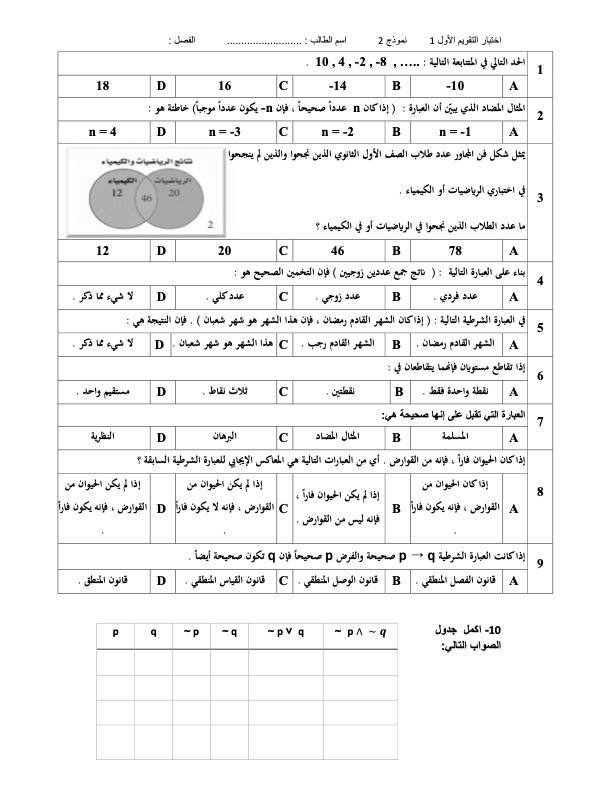
#> input picture data/test1-blank.jpg, 612 x 792 px, found by its file name
$ python test2.py
#> lines starting #> are read from the running program, lines starting #| are printed output that depends on the picture; after the words box and inside, x2 and y2 are one past the last pixel; in counts of white or black regions, pixels touching at a corner belong together
import cv2
from imutils.perspective import four_point_transform
from imutils import contours
import numpy as np
import imutils
from matplotlib import pyplot as plt
import random

def showImage(name, image):
    cv2.imshow(name, image)
    cv2.waitKey(0)
    cv2.destroyAllWindows()
    cv2.waitKey(1)

def random_color():
    red = random.randint(10, 255)
    green = random.randint(10, 255)
    blue = random.randint(10, 255)

    # randomly zero out one of the colors
    color = random.randint(0, 2)
    if color == 0:
        red = 0
    elif color == 1:
        green = 0
    else:
        blue = 0
    print(red, green, blue)
    return (red, green, blue)


# Read the image:
test1_blank = cv2.imread(
    "/Users/quseasaif/Documents/Misk Data Science/Capstone/AutoGrade/data/test1/test1-blank.jpg"
)
#> test1_blank is the input picture: shape (792, 612, 3); min 0, max 255, mean 242.7
gray = cv2.cvtColor(test1_blank, cv2.COLOR_BGR2GRAY)
blurred = cv2.GaussianBlur(gray, (5, 5), 0)
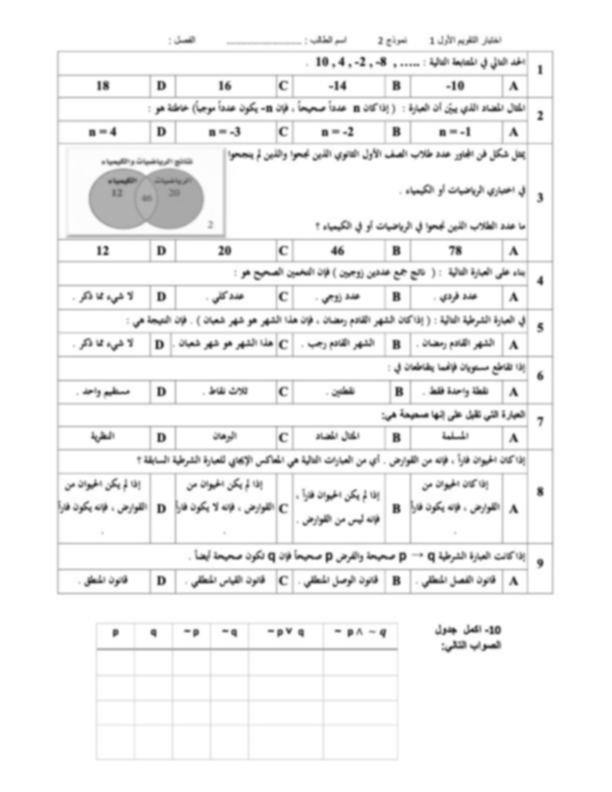
#> blurred: shape (792, 612); min 36, max 255, mean 242.7
edged = cv2.Canny(blurred, 75, 200)
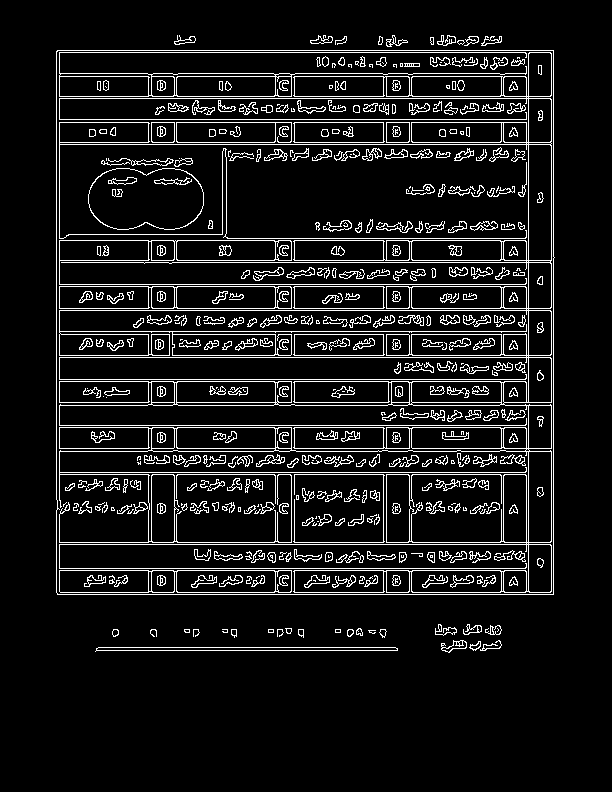
#> edged: shape (792, 612); 9.1% white in thin lines or dots, all inside (x1, y1, x2, y2) = (56, 35, 555, 653)

# find contours in the edge map, then initialize
# the contour that corresponds to the document
cnts = cv2.findContours(edged.copy(), cv2.RETR_EXTERNAL, cv2.CHAIN_APPROX_SIMPLE)
#> cnts = 34 contours, 12 with area under 20; largest, box (x1, y1, x2, y2) and area: (56, 50, 555, 595) 270357, (95, 647, 398, 652) 900, (441, 640, 467, 653) 146, (310, 35, 333, 44) 90, (174, 35, 196, 45) 80
cnts = imutils.grab_contours(cnts)
docCnt = None
# ensure that at least one contour was found
if len(cnts) > 0:
    # sort the contours according to their size in
    # descending order
    cnts = sorted(cnts, key=cv2.contourArea, reverse=True)
    # loop over the sorted contours
    for c in cnts:
        # approximate the contour
        peri = cv2.arcLength(c, True)
        approx = cv2.approxPolyDP(c, 0.02 * peri, True)
        # if our approximated contour has four points,
        # then we can assume we have found the paper
        if len(approx) == 4:
            docCnt = approx
            break
#> this loop made 1 pass
#> (peri, docCnt) on pass 1: (2082.5, [[57, 50], [57, 594], [553, 594], [553, 50]])

# apply a four point perspective transform to both the
# original image and grayscale image to obtain a top-down
# birds eye view of the paper
paper = four_point_transform(test1_blank, docCnt.reshape(4, 2))
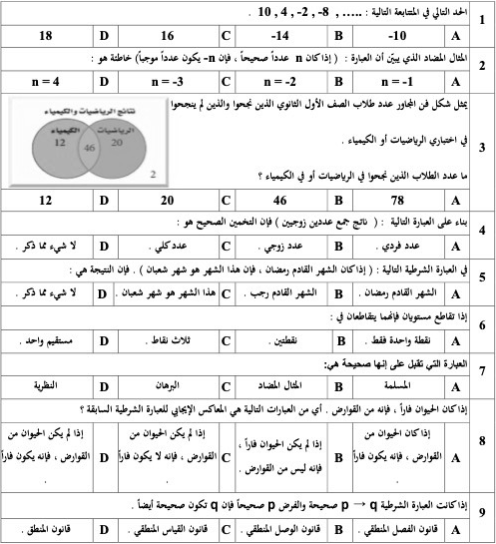
#> paper: shape (544, 496, 3); min 0, max 255, mean 234.6
warped = four_point_transform(gray, docCnt.reshape(4, 2))


# apply Otsu's thresholding method to binarize the warped
# piece of paper
thresh = cv2.threshold(warped, 0, 255, cv2.THRESH_BINARY_INV | cv2.THRESH_OTSU)[1]
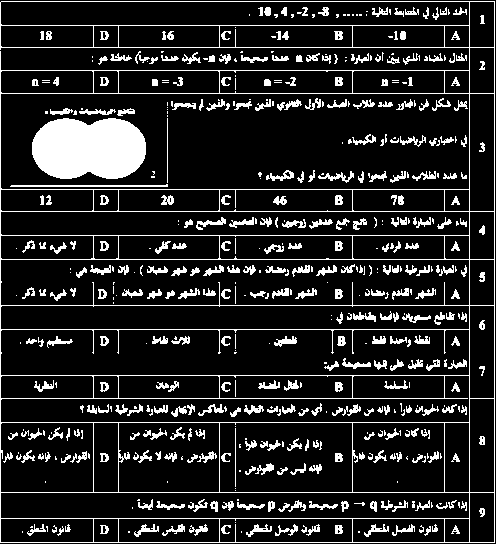
#> thresh: shape (544, 496); 14.2% white; 548 white regions (204 under 20 px)
showImage("thresh", thresh)

# find contours in the thresholded image, then initialize
# the list of contours that correspond to questions
cnts = cv2.findContours(thresh, cv2.RETR_EXTERNAL, cv2.CHAIN_APPROX_SIMPLE)
#> cnts = 41 contours, 23 with area under 20; largest, box (x1, y1, x2, y2) and area: (0, 1, 495, 543) 256468, (241, 55, 268, 63) 66, (110, 53, 132, 61) 55, (182, 52, 201, 64) 54, (272, 55, 289, 61) 42
cnts = imutils.grab_contours(cnts)
questionCnts = []
# loop over the contours
contours, hierarchy = cv2.findContours(thresh, 1, 2)
#> contours = 725 contours, 394 with area under 20; largest, box (x1, y1, x2, y2) and area: (0, 1, 495, 543) 256468, (0, 93, 470, 190) 45020, (0, 259, 470, 306) 21565, (0, 329, 470, 376) 21539, (0, 492, 470, 519) 12192
print("Number of contours detected:", len(contours))
#| Number of contours detected: 725
count = 0
for cnt in contours:
    x1, y1 = cnt[0][0]
    approx = cv2.approxPolyDP(cnt, 0.01 * cv2.arcLength(cnt, True), True)
    if len(approx) == 4:
        x, y, w, h = cv2.boundingRect(cnt)
        ratio = float(w) / h
        if w >= 100 and w <= 200 and h >= 10 and h <= 30:
            print("count", count)
            count += 1
            warped = cv2.drawContours(warped, [cnt], -1, random_color(), 3)
#> this loop made 725 passes
#> (x1, y1, approx, x, y, w, h, ratio) on pass 41: (118, 519, [[118, 519], [218, 518], [219, 541], [119, 542]], 118, 518, 102, 25, 4.08)
#> (cnt, x1, y1, approx, x, y, w, h) on pass 18: ([[31, 526], [30, 527], [32, 527], [32, 526]], 31, 526, [[32, 526], [31, 526], [30, 527], [32, 527]], 30, 526, 3, 2)
#| count 0
#| 226 0 204
#| count 1
#| 20 0 140
#| count 2
#| 113 0 210
#> (further printed lines are left out)
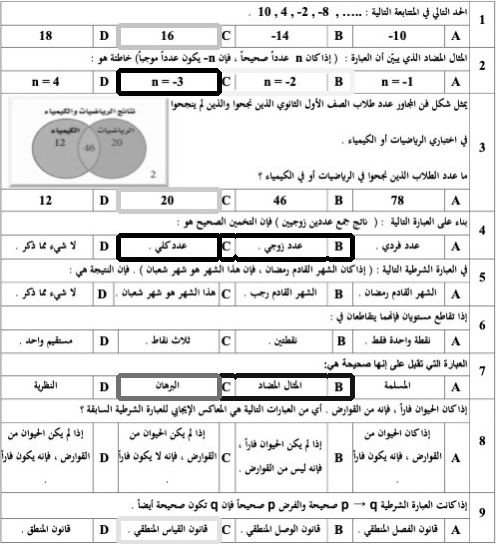
#> warped: shape (544, 496); min 0, max 255, mean 229.4
#> after the loop, count = 9


showImage("Shape", warped)

$ run again, with data/test2-blank.jpg copied over data/test1-blank.jpg
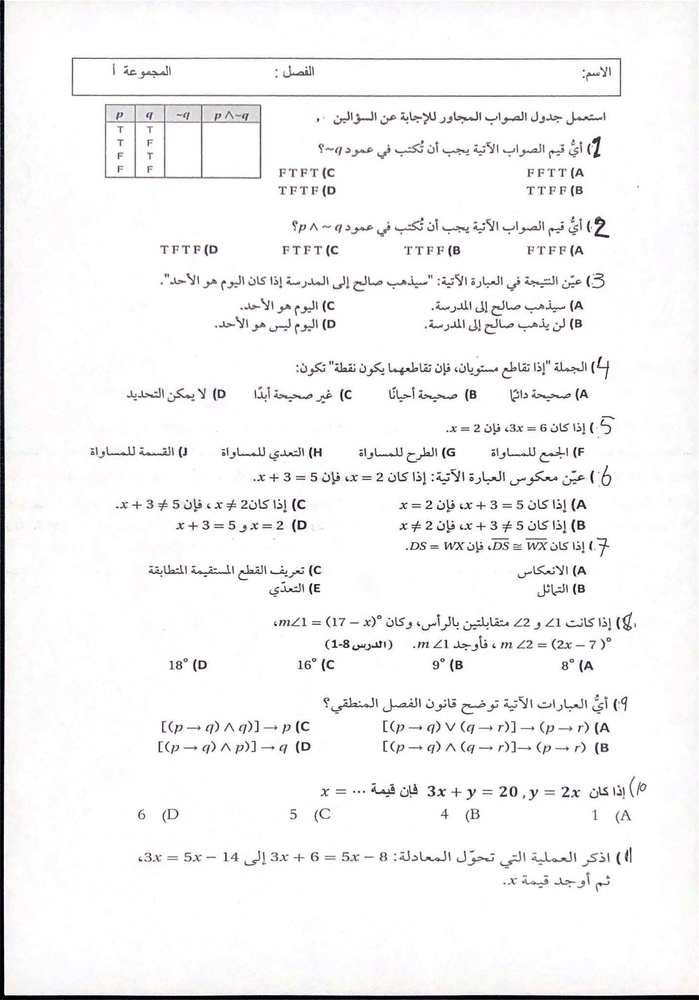
#> input picture data/test2-blank.jpg, 699 x 1000 px, shrunk from 1432 x 2048 before the run, found by its file name
#> test1_blank is the input picture: shape (1000, 699, 3); mean B, G, R 244.8, 244.4, 244.9
#> `edged = cv2.Canny(blurred, 75, 200)`:
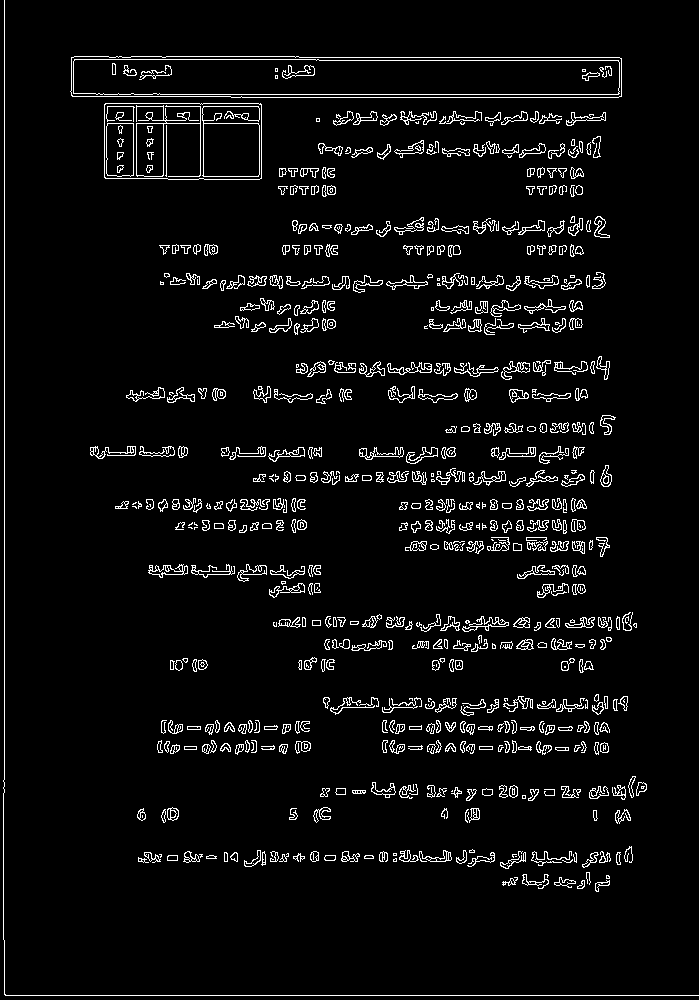
#> edged: shape (1000, 699); 4.9% white in thin lines or dots
#> `cnts = cv2.findContours(edged.copy(), cv2.RETR_EXTERNAL, cv2.CHAIN_APP..`: cnts = 596 contours, 203 with area under 20; largest, box (x1, y1, x2, y2) and area: (70, 56, 622, 98) 22039, (104, 103, 262, 180) 11858, (148, 564, 188, 578) 247, (462, 616, 509, 632) 231, (359, 447, 404, 460) 214
#> the loop `for c in cnts:` made 1 pass
#> (peri, docCnt) on pass 1: (1184.3, [[71, 57], [72, 96], [621, 96], [619, 57]])
#> `thresh = cv2.threshold(warped, 0, 255, cv2.THRESH_BINARY_INV | cv2.THR..`:
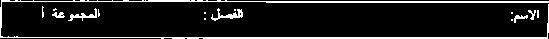
#> thresh: shape (39, 549); 11.3% white; 15 white regions (9 under 20 px)
#> `cnts = cv2.findContours(thresh, cv2.RETR_EXTERNAL, cv2.CHAIN_APPROX_SI..`: cnts = 15 contours, 9 with area under 20; largest, box (x1, y1, x2, y2) and area: (0, 0, 549, 39) 788, (211, 8, 243, 21) 96, (68, 8, 97, 21) 71, (52, 12, 65, 18) 34, (514, 15, 528, 23) 30, (528, 10, 536, 20) 20
#> contours = 17 contours, 11 with area under 20; largest, box (x1, y1, x2, y2) and area: (0, 0, 549, 39) 788, (211, 8, 243, 21) 96, (68, 8, 97, 21) 71, (52, 12, 65, 18) 34, (514, 15, 528, 23) 30, (528, 10, 536, 20) 20
#| Number of contours detected: 17
#> the loop `for cnt in contours:` made 17 passes
#> (x1, y1, approx, x, y, h, ratio) on passes 1, 2, 6, 7, 9, 11: (511, 19, [[511, 19], [511, 20], [512, 20], [512, 19]], 511, 19, 2, 1), (204, 18, [[204, 18], [204, 19], [205, 19], [205, 18]], 204, 18, 2, 1), (511, 12, [[511, 12], [511, 13], [512, 13], [512, 12]], 511, 12, 2, 1), (204, 12, [[204, 12], [204, 13], [205, 13], [205, 12]], 204, 12, 2, 1), (537, 10, [[537, 10], [537, 17], [538, 17], [538, 10]], 537, 10, 8, 0.25), (234, 9, [[234, 9], [234, 10], [235, 10], [235, 9]], 234, 9, 2, 1)
#> after the loop `for cnt in contours:`: count = 0

$ run again, with data/01-test1.jpg copied over data/test1-blank.jpg
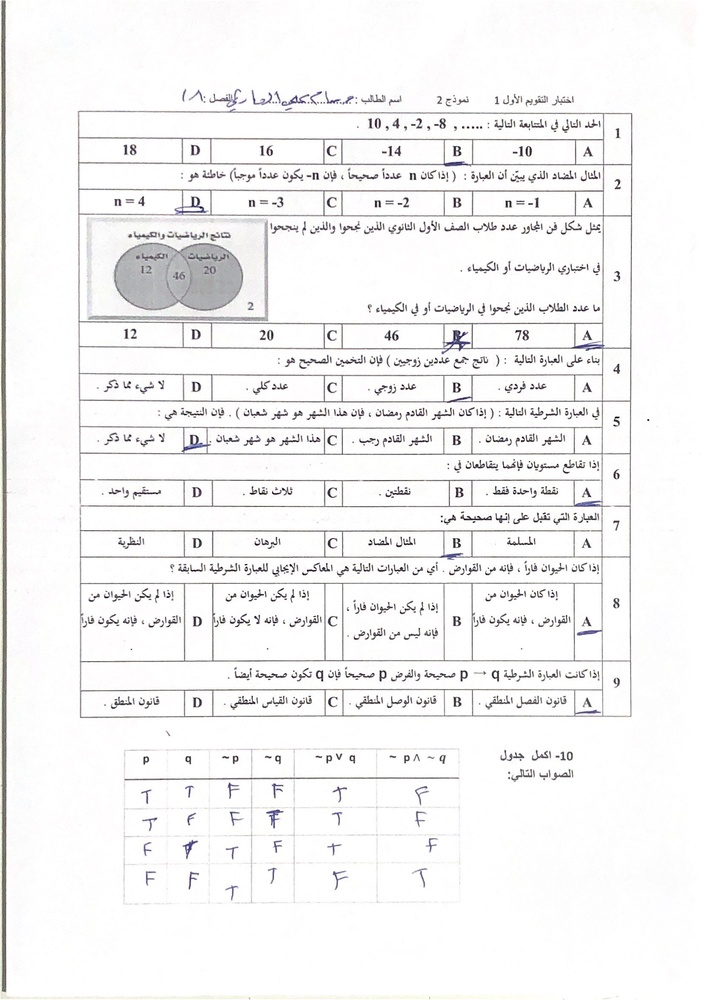
#> input picture data/01-test1.jpg, 705 x 1000 px, shrunk from 1659 x 2352 before the run, found by its file name
#> test1_blank is the input picture: shape (1000, 705, 3); mean B, G, R 243.4, 243.3, 243.7
#> `edged = cv2.Canny(blurred, 75, 200)`:
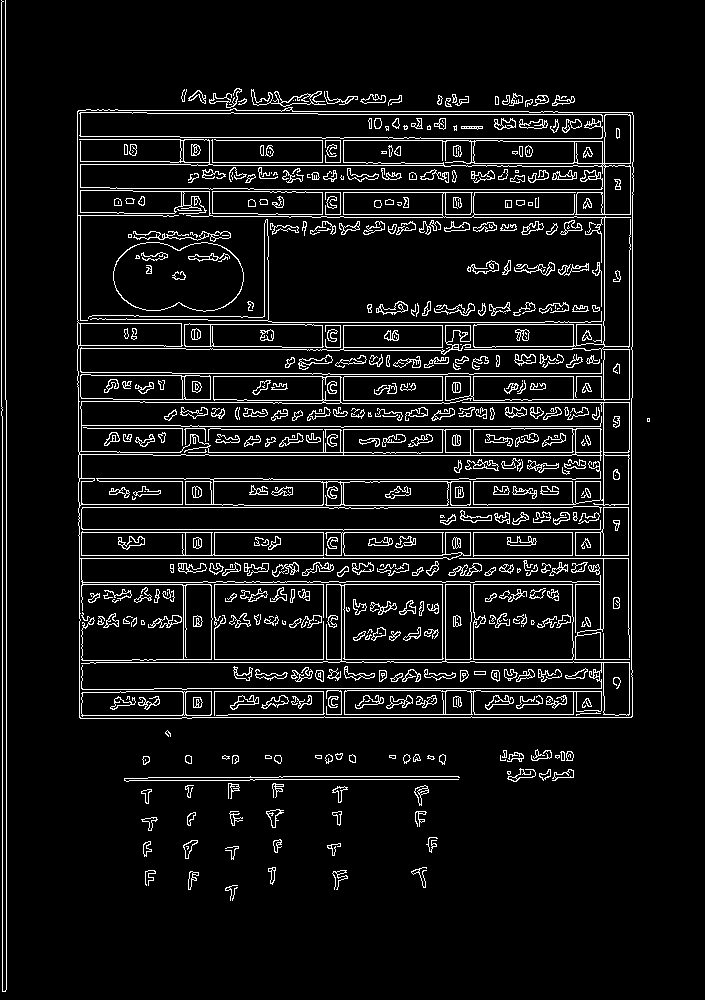
#> edged: shape (1000, 705); 7.7% white in thin lines or dots
#> `cnts = cv2.findContours(edged.copy(), cv2.RETR_EXTERNAL, cv2.CHAIN_APP..`: cnts = 77 contours, 30 with area under 20; largest, box (x1, y1, x2, y2) and area: (77, 107, 634, 719) 335836, (251, 89, 326, 107) 378, (266, 809, 284, 828) 124, (414, 785, 429, 806) 124, (360, 94, 386, 104) 114
#> the loop `for c in cnts:` made 1 pass
#> (peri, docCnt) on pass 1: (2357, [[78, 110], [79, 717], [631, 717], [632, 112]])
#> thresh: shape (607, 554); 16% white; 691 white regions (309 under 20 px)
#> `cnts = cv2.findContours(thresh, cv2.RETR_EXTERNAL, cv2.CHAIN_APPROX_SI..`: cnts = 42 contours, 20 with area under 20; largest, box (x1, y1, x2, y2) and area: (0, 0, 554, 607) 298880, (306, 375, 332, 387) 95, (381, 403, 413, 412) 94, (484, 348, 507, 362) 80, (500, 401, 521, 411) 76
#> contours = 905 contours, 526 with area under 20; largest, box (x1, y1, x2, y2) and area: (0, 0, 554, 607) 298880, (0, 103, 525, 213) 55960, (1, 549, 525, 580) 15058, (0, 235, 524, 264) 13613, (0, 1, 525, 29) 13524
#| Number of contours detected: 905
#> the loop `for cnt in contours:` made 905 passes
#> (cnt, x1, y1, approx, x, y, w, h) on passes 53, 58: ([[201, 585], [200, 586], [202, 586], [202, 585]], 201, 585, [[202, 585], [201, 585], [200, 586], [202, 586]], 200, 585, 3, 2), ([[355, 584], [354, 585], [356, 585], [356, 584]], 355, 584, [[356, 584], [355, 584], [354, 585], [356, 585]], 354, 584, 3, 2)
#> (printed output is left out)
#> after the loop `for cnt in contours:`:
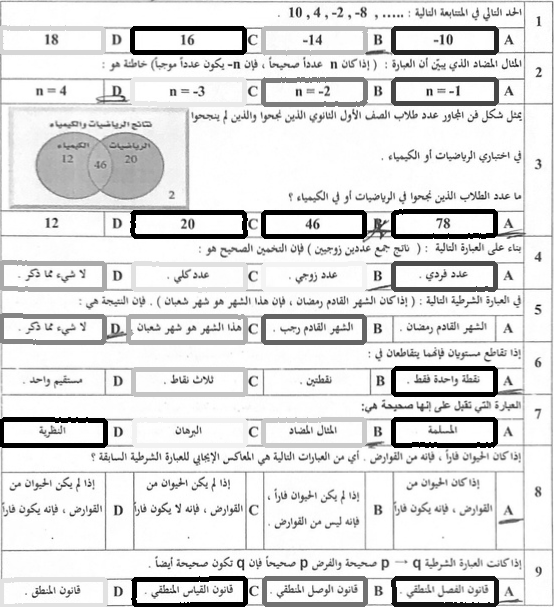
#> warped: shape (607, 554); min 0, max 255, mean 224.5
#> after the loop `for cnt in contours:`: count = 27
